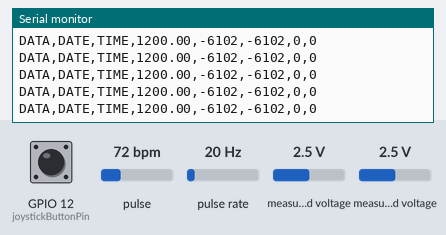
A sketch run on a simulated ESP32. On the bench: the last lines printed to the serial monitor. Wiring (inferred from the names in the program): pulse sensor: data GPIO 13. The inputs (shaded band) are chosen by the test bench; at power-on: GPIO 12 (joystickButtonPin) HIGH, pulse 72 bpm, pulse rate 20 Hz, measured voltage 2.5 V.

Above: at 1.2 s.
1.3 s: GPIO 12 (joystickButtonPin) pulled LOW for 0.15 s
2.9 s: pulse set to 42 bpm
At 3.8 s:
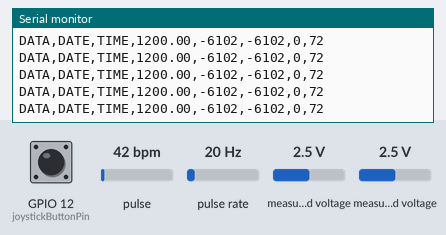
4.4 s: pulse rate (sensor on GPIO 13) set to 4 Hz
At 5.5 s:
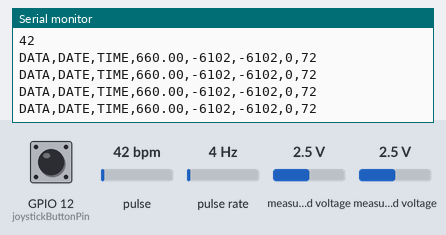
5.9 s: measured voltage (sensor 200) set to 0.1 V
At 6.9 s:
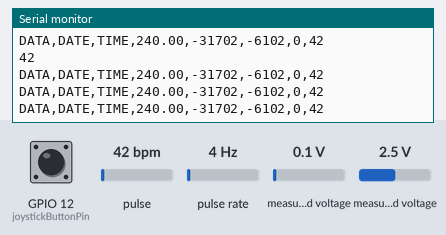
7.4 s: measured voltage (sensor 201) set to 0.1 V
At 8.4 s:
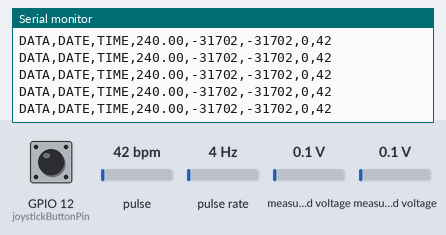
8.9 s: measured voltage (sensor 200) set to 3.8 V
At 9.6 s:
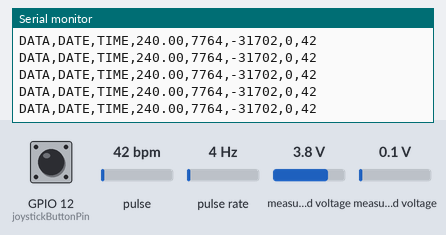
Timing chart, 0 to 11.9 s (numbered marks = the images above; inputs shaded):
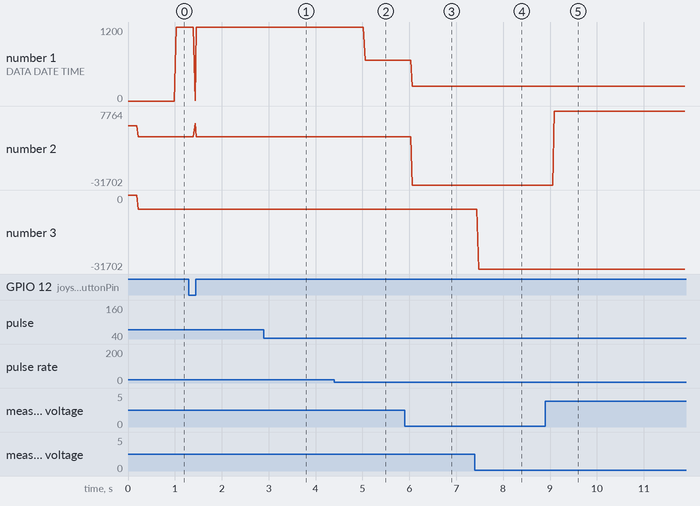

The sketch:

FidgITArduinoPLXDAQ.ino
```cpp
#include <Wire.h>
#include <Adafruit_ADS1X15.h>
#include <PulseSensorPlayground.h>  // Pulse sensor library

Adafruit_ADS1115 ads; // Create an instance for the ADS1115

// Define sensor pins
const int hallSensorPin = 13;  // Hall effect sensor pin (D7 is GPIO 13)
const int PulseWire = A0;      // Pulse sensor connected to A0
const int joystickButtonPin = 12;  // Joystick button pin (D6 is GPIO 12)

// Timing intervals
const long intervalHall = 1000;      // Hall effect sensor interval (1 second)
const long intervalJoystick = 200;   // Joystick data interval (200 ms)
const long intervalHeartRate = 500;  // Heart rate sensor interval (500 ms)

// Variables for timing
unsigned long previousMillisHall = 0;
unsigned long previousMillisJoystick = 0;
unsigned long previousMillisHeartRate = 0;

// Hall effect sensor variables
volatile int hallPulseCount = 0;
unsigned long hallInterval = 1000;   // Time interval for calculating speed
float currentSpeed = 0;

// Joystick variables
int16_t currentJoystickX = 0, currentJoystickY = 0;
bool joystickButtonPressed = false;  // Variable to store button state
int joybuttonCount = 0;

// PulseSensor variables
PulseSensorPlayground pulseSensor;  // Creates an object
int Threshold = 550;                // Threshold to detect heartbeats
bool isRecording = false;           // Flag to indicate whether recording is active
unsigned long recordingStartTime = 0;
int bpmSum = 0;                     // Sum of BPM readings to calculate average
int bpmCount = 0;                   // Count of BPM readings
int currentBPM = 0;                 // Holds the current BPM value

// Function to handle Hall effect sensor interrupts
void IRAM_ATTR hallPulse() {
  hallPulseCount++; // Increment pulse count when the hall sensor is triggered
}

void setup() {
  // Start serial communication
  Serial.begin(115200);

  // Initialize ADS1115 (joystick)
  ads.begin();

  // Set Hall effect sensor pin as input
  pinMode(hallSensorPin, INPUT_PULLUP);
  attachInterrupt(digitalPinToInterrupt(hallSensorPin), hallPulse, RISING);

  // Initialize PulseSensor (Heart Rate)
  pulseSensor.analogInput(PulseWire);   // Configure pulse sensor pin
  pulseSensor.setThreshold(Threshold);  // Set threshold for heartbeat detection

  // Start PulseSensor and check if it was initialized successfully
  pulseSensor.begin();

  // Set up the hall sensor
  pinMode(hallSensorPin, INPUT);

  // Set up the joystick button pin
  pinMode(joystickButtonPin, INPUT_PULLUP);  // Joystick button with internal pull-up resistor


  Serial.println("Starting sensor data logging...");
}

void loop() {
  unsigned long currentMillis = millis();

  // Handle Hall effect sensor data (calculate speed)
  if (currentMillis - previousMillisHall >= intervalHall) {
    previousMillisHall = currentMillis;

    // Calculate speed (RPM) assuming one pulse per revolution
    currentSpeed = (hallPulseCount * 60) / (hallInterval / 1000.0);
    hallPulseCount = 0; // Reset pulse count after each interval
  }

  // Handle Joystick data via ADS1115
  if (currentMillis - previousMillisJoystick >= intervalJoystick) {
    previousMillisJoystick = currentMillis;

    // Read X and Y axis from ADS1115 (Joystick)
    currentJoystickX = ads.readADC_SingleEnded(0); // Channel 0 for X-axis
    currentJoystickY = ads.readADC_SingleEnded(1); // Channel 1 for Y-axis

    // Convert to values between -32768 and 32767 if needed
    currentJoystickX = map(currentJoystickX, 0, 32767, -32768, 32767);
    currentJoystickY = map(currentJoystickY, 0, 32767, -32768, 32767);

    // Read the joystick button state
    joystickButtonPressed = digitalRead(joystickButtonPin) == LOW;  // Button pressed if LOW

    // If button is pressed, you can add specific functionality here
    if (joystickButtonPressed) {
      joybuttonCount++;
      Serial.println("Joystick button pressed!");
      Serial.print(joybuttonCount);
    }
  }

  // Handle Heart Rate Sensor data (BPM)
  int myBPM = pulseSensor.getBeatsPerMinute();  // Get the BPM value
  if (pulseSensor.sawStartOfBeat()) {
    Serial.println(myBPM);

    // If not already recording, start recording when a heartbeat is detected
    if (!isRecording) {
      isRecording = true;
      recordingStartTime = millis();   // Mark the start of recording
      bpmSum = 0;                      // Reset BPM sum
      bpmCount = 0;                    // Reset BPM count
    }

    // Add the current BPM to the total sum and increment the count
    bpmSum += myBPM;
    bpmCount++;
  }

  // If no heartbeats are detected for 2 seconds (finger removed), calculate average BPM
  if (isRecording && millis() - recordingStartTime > 2000 && bpmCount > 0) {
    currentBPM = bpmSum / bpmCount;   // Calculate the average BPM
    Serial.println(currentBPM);

    // Reset recording flag
    isRecording = false;
  }

  // Send all sensor data in one line to PLX-DAQ
  Serial.print("DATA,DATE,TIME,");  // PLX-DAQ header for each line
  Serial.print(currentSpeed);        // Speed (RPM)
  Serial.print(",");                 // Comma to separate values
  Serial.print(currentJoystickX);    // Joystick X-axis
  Serial.print(",");
  Serial.print(currentJoystickY);    // Joystick Y-axis
  Serial.print(",");
  Serial.print(joystickButtonPressed ? 1 : 0);  // Joystick button state (1 for pressed, 0 for not pressed)
  Serial.print(",");
  Serial.print(currentBPM);          // Current BPM or average BPM
  Serial.println();                  // Newline to end row for PLX-DAQ

  delay(20); // Small delay to avoid overload
}
```

Measured:
- after the input at 4.4 s, the serial monitor: prints a new line after 0.66 s (image 2)
- after the input at 5.9 s, the serial monitor: prints a new line after 0.17 s (image 3)
- after the input at 7.4 s, the serial monitor: prints a new line after 0.08 s (image 4)
- after the input at 8.9 s, the serial monitor: prints a new line after 0.19 s (image 5)
- plotted number 1: 1200 → 660 after the input at 4.4 s
- plotted number 2: -6102 → -31702 after the input at 5.9 s, -31702 → 7764 after the input at 8.9 s
